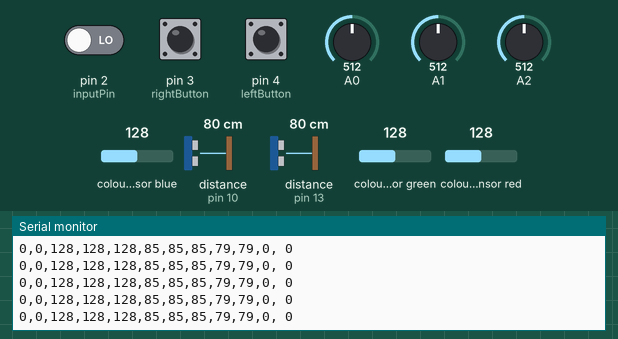
This sketch was run on a simulated Arduino Uno, built with avr-gcc and run on an emulated ATmega328P. On the bench: the last lines printed to the serial monitor. Wiring (inferred from the names in the program): 2 × ultrasonic range finder: trigger pin 9, echo pin 10 / trigger pin 12, echo pin 13. The test bench sets the inputs (shaded band); at power-on: colour sensor blue 128, distance to the obstacle (sensors on pin 10, pin 13) 80 cm, A0 = 512, A1 = 512, A2 = 512, pin 2 (inputPin) LOW, pin 3 (rightButton) HIGH, pin 4 (leftButton) HIGH, colour sensor green 128, colour sensor red 128. The echo pulse lasts 58.3 µs per cm.

Above: at 1.2 s.
1.3 s: colour sensor blue set to 5
At 1.48 s:
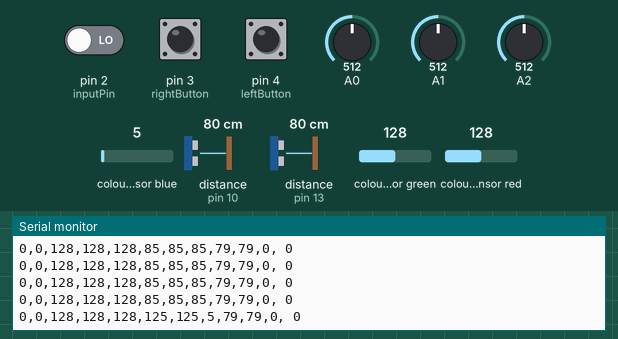
2.8 s: distance to the obstacle (sensor on pin 10) set to 2 cm
At 2.85 s:
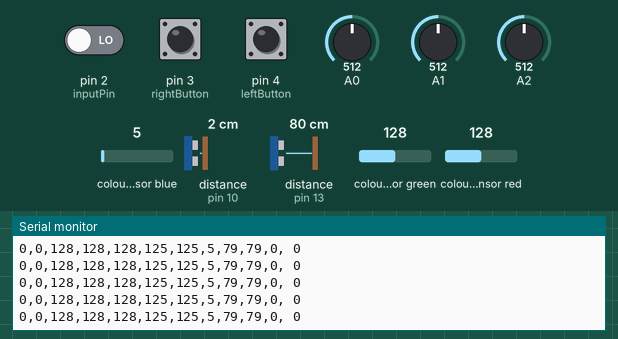
4.3 s: distance to the obstacle (sensor on pin 13) set to 250 cm
At 4.53 s:
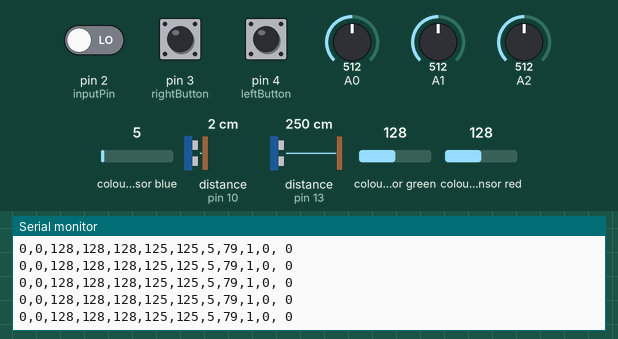
7.3 s: A0 set to 716
At 7.38 s:
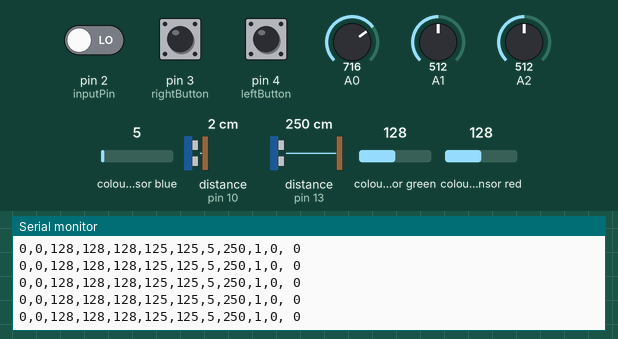
8.8 s: A1 set to 716
At 8.8 s:
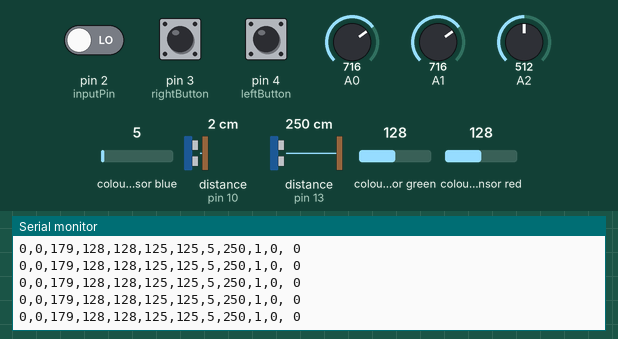
10.3 s: A2 set to 716
At 10.36 s:
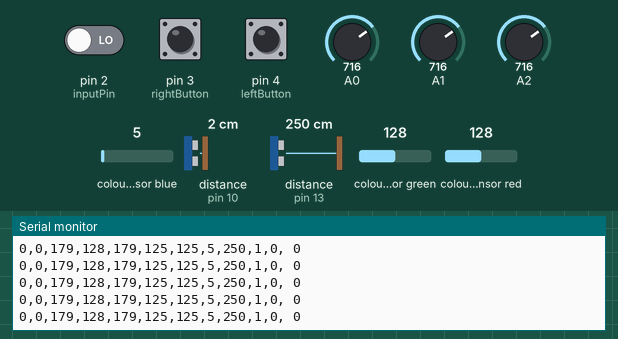

The sketch:

fullProtoype.ino
```cpp
#include <Wire.h>
#include "Adafruit_TCS34725.h"
#include <math.h>

Adafruit_TCS34725 tcs = Adafruit_TCS34725(TCS34725_INTEGRATIONTIME_50MS, TCS34725_GAIN_4X);

const int leftButton = 4;
const int rightButton = 3;
const int leftTrigger = 12;
const int leftEcho = 13;
const int rightTrigger = 9;
const int rightEcho = 10;


void setup() {
  Serial.begin(230400);

   if (tcs.begin()) {
    Serial.println("1");
  } else {
    Serial.println("0");
    while (1);
  }

  pinMode(leftButton, INPUT_PULLUP);
  pinMode(rightButton, INPUT_PULLUP);
  pinMode(leftTrigger, OUTPUT);
  pinMode(leftEcho, INPUT);
  pinMode(rightTrigger, OUTPUT);
  pinMode(rightEcho, INPUT);
}


void loop() {
  //ANALOGUE INPUTS
  int ldr = LDR();
  int leftPot = pot1();
  int rightPot = pot2();

  // ULTRASONIC DISTANCE SENSORS
  int leftD = leftDistance();
  int rightD = rightDistance();

  // ARCADE BUTTONS
  int leftB = button1();
  int rightB = button2();

  // MOTION SENSOR
  int pir = motion();

  // RGB COLOUR SENSOR
  uint16_t clear, red, green, blue;

  tcs.setInterrupt(false);      // turn on LED
  delay(60);  // takes 50ms to read
  tcs.getRawData(&red, &green, &blue, &clear);
  tcs.setInterrupt(true);  // turn off LED

  // Calibrate values
  uint32_t sum = clear;
  float r, g, b;
  r = red; r /= sum;
  g = green; g /= sum;
  b = blue; b /= sum;
  r *= 256; g *= 256; b *= 256;

  Serial.print(leftB); Serial.print(",");
  Serial.print(rightB); Serial.print(",");
  Serial.print(ldr); Serial.print(",");
  Serial.print(leftPot); Serial.print(",");
  Serial.print(rightPot); Serial.print(",");
  Serial.print(round(r)); Serial.print(",");
  Serial.print(round(g)); Serial.print(",");
  Serial.print(round(b)); Serial.print(",");
  Serial.print(leftD); Serial.print(",");
  Serial.print(rightD); Serial.print(",");
  Serial.print(pir); Serial.print(", ");
  Serial.println("0");
}


int LDR(){
  int i;
  int sval = 0;

  for (i = 0; i < 5; i++){
    sval = sval + analogRead(0);    // sensor on analog pin 0
  }

  sval = sval / 5;    // average
  sval = sval / 4;    // scale to 8 bits (0 - 255)
  return sval;
}

int pot1(){
  int i;
  int sval = 0;

  for (i = 0; i < 5; i++){
    sval = sval + analogRead(2);    // sensor on analog pin 0
  }

  sval = sval / 5;    // average
  sval = sval / 4;    // scale to 8 bits (0 - 255)
  return sval;
}

int pot2(){
  int i;
  int sval = 0;

  for (i = 0; i < 5; i++){
    sval = sval + analogRead(1);    // sensor on analog pin 0
  }

  sval = sval / 5;    // average
  sval = sval / 4;    // scale to 8 bits (0 - 255)
  return sval;
}

int leftDistance() {
  long duration;
  int distance;

  digitalWrite(leftTrigger, LOW);
  delayMicroseconds(2);
  digitalWrite(leftTrigger, HIGH);
  delayMicroseconds(10);
  digitalWrite(leftTrigger, LOW);

  duration = pulseIn(leftEcho, HIGH);
  distance = (duration/2) / 29.1;
  if (distance > 255) {
    distance = 255; // cap readings at 255cm
  }

  return distance;
}

int rightDistance() {
  long duration;
  int distance;

  digitalWrite(rightTrigger, LOW);
  delayMicroseconds(2);
  digitalWrite(rightTrigger, HIGH);
  delayMicroseconds(10);
  digitalWrite(rightTrigger, LOW);

  duration = pulseIn(rightEcho, HIGH);
  distance = (duration/2) / 29.1;
  if (distance > 255) {
    distance = 255; // cap readings at 255cm
  }

  return distance;
}

int button1() {
  int buttonState = 0;
  buttonState = digitalRead(leftButton);
  return !buttonState;
}

int button2() {
  int buttonState = 0;
  buttonState = digitalRead(rightButton);
  return !buttonState;
}

int motion() {
  int inputPin = 2;
  int pirState = LOW;
  int val = 0;

  val = digitalRead(inputPin);
  if (val == HIGH) {
    int m = 255;
    return m;
    if (pirState == LOW) {
      pirState = HIGH;
    } else {
      if (pirState == HIGH) {
        pirState = LOW;
      }
    }
  } else {
     int m = 0;
     return m;
  }
}
```

Measured:
- after the input at 1.3 s, the serial monitor: prints a new line after 0.06 s (image 1)
